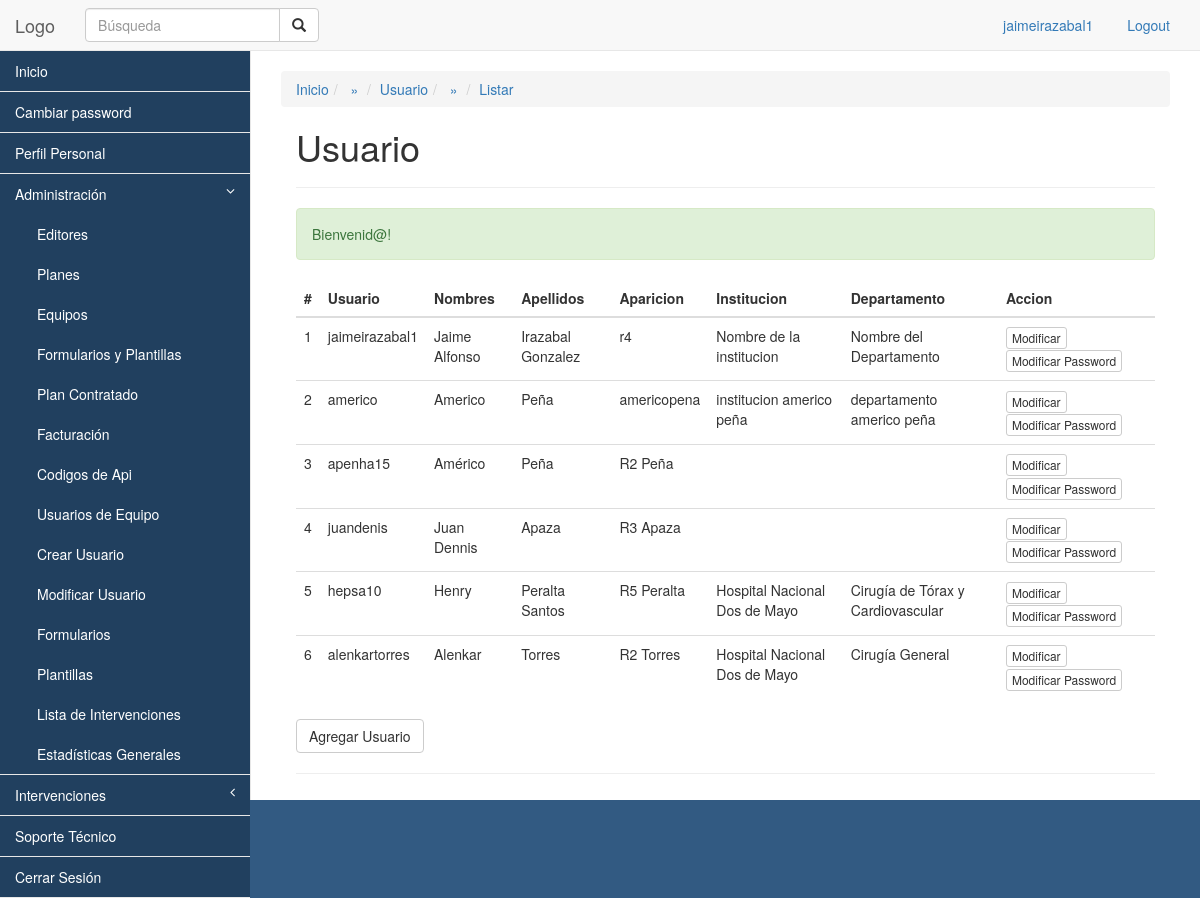
Page /usuario/listar (signed in) on the committed database.
### tables this page shows
CREATE TABLE IF NOT EXISTS `usuario` (
  `id` int(11) NOT NULL AUTO_INCREMENT,
  `usuario` varchar(100) NOT NULL,
  `nombres` varchar(200) NOT NULL,
  `apellidos` varchar(200) DEFAULT NULL,
  `aparicion` varchar(200) DEFAULT NULL,
  `institucion` varchar(200) DEFAULT NULL,
  `departamento` varchar(200) DEFAULT NULL,
  `email` varchar(200) DEFAULT NULL,
  `telefono` varchar(50) DEFAULT NULL,
  `celular` varchar(50) DEFAULT NULL,
  `genero` varchar(1) DEFAULT NULL,
  `nacimiento` date DEFAULT NULL,
  `pais` varchar(100) DEFAULT NULL,
  `ciudad` varchar(100) DEFAULT NULL,
  `dni` varchar(100) DEFAULT NULL,
  `colegiatura` varchar(100) DEFAULT NULL,
  `contrasenia` varchar(200) NOT NULL,
  `creado` timestamp NULL DEFAULT CURRENT_TIMESTAMP,
  `rol` varchar(200) DEFAULT '7',
  `activo` tinyint(1) DEFAULT '1',
  PRIMARY KEY (`id`)
);

### core/kumbia/bootstrap.php (called while the page is built, shortened)
<?php
require CORE_PATH . 'kumbia/util.php';
function auto($class)
{
    if ($class == 'ActiveRecord') {
        return include APP_PATH . 'libs/active_record.php';
    }
    if ($class == 'Load') {
        return include CORE_PATH . 'kumbia/load.php';
    }
    $class = Util::smallcase($class);
}
require APP_PATH . 'libs/app_controller.php';
try {
    View::render(Router::execute($url), $url);
} catch (KumbiaException $e) {
    KumbiaException::handle_exception($e);
}
exit();

### public_html/index.php (called while the page is built, shortened)
<?php
$url = isset($_GET['_url']) ? $_GET['_url'] : '/';
require CORE_PATH . 'kumbia/bootstrap.php';

### core/libs/db/adapters/mysqli.php (called while the page is built, shortened)
<?php
class DbMySQLi extends DbBase implements DbBaseInterface
{
    public $id_connection;
    public function connect($config)
    {
        $this->id_connection = new mysqli($config['host'], $config['username'], $config['password'], $config['name'], $config['port']);
        if (isset($config['charset'])) $this->id_connection->set_charset($config['charset']);
        return TRUE;
    }
    public function query($sql_query)
    {
        if ($result_query = mysqli_query($this->id_connection, $sql_query)) {
            return $result_query;
        } else {
            $this->last_result_query = false;
            throw new KumbiaException($this->error(" al ejecutar <em>\"$sql_query\"</em>"));
        }
    }
}

### core/libs/db/db_base.php (called while the page is built, shortened)
<?php
class DbBase
{
    public function in_query($sql)
    {
        $q = $this->query($sql);
        $results = array();
        if ($q) {
            while ($row = $this->fetch_array($q)) {
                $results[] = $row;
            }
        }
        return $results;
    }
}

### core/libs/kumbia_active_record/kumbia_active_record.php (called while the page is built, shortened)
<?php
class KumbiaActiveRecord
{
    protected $db;
    protected $database;
    protected $schema;
    protected $source;
    protected $fields = array();
    protected $debug = false;
    protected $logger = false;
    protected static $models = array();
    protected function _model_name()
    {
        if (!$this->source) {
            $this->source = Util::smallcase(get_class($this));
        }
    }
    protected function _connect($new_connection = false)
    {
        if (!is_object($this->db) || $new_connection) {
            $this->db = Db::factory($this->database, $new_connection);
        }
        $this->db->debug = $this->debug;
        $this->db->logger = $this->logger;
    }
    protected function dump()
    {
        if ($this->source) {
            $this->source = str_replace(";", '', strtolower($this->source));
        } else {
            $this->_model_name();
            if (!$this->source) {
                return false;
            }
        }
        return true;
    }
    protected function _dump_info($table, $schema = '')
    {
        foreach (self::get_meta_data($table) as $field) {
            $this->fields[] = $field['Field'];
        }
        return true;
    }
    public function find($what = '')
    {
        $what = Util::getParams(func_get_args());
        $select = "SELECT ";
        if (isset($what['columns'])) {
            $select.= $what['columns'] ? KumbiaActiveRecord::sql_sanitize($what['columns']) : join(",", $this->fields);
        } elseif (isset($what['distinct'])) {
            $select.= 'DISTINCT ';
            $select.= $what['distinct'] ? KumbiaActiveRecord::sql_sanitize($what['distinct']) : join(",", $this->fields);
        } else {
            $select.= join(",", $this->fields);
        }
        if ($this->schema) {
            $select.= " FROM {$this->schema}.{$this->source}";
        } else {
            $select.= " FROM {$this->source}";
        }
        $select.= $this->convert_params_to_sql($what);
        $results = array();
        $all_results = $this->db->in_query($select);
        foreach ($all_results AS $result) {
            $results[] = $this->dump_result($result);
        }
        if (isset($what[0]) && is_numeric($what[0])) {
            if (!isset($results[0])) {
                $this->count = 0;
                return false;
            } else {
                $this->dump_result_self($all_results[0]);
                $this->count = 1;
                return $results[0];
            }
        } else {
            return $results;
        }
    }
    public function convert_params_to_sql($what = '')
    {
        $select = '';
        return $select;
    }
    public function dump_result($result)
    {
        $obj = clone $this;
        if (is_array($result)) {
            foreach ($result as $k => $r) {
                if (!is_numeric($k)) {
                    $obj->$k = stripslashes($r);
                }
            }
        }
        return $obj;
    }
    static function get_meta_data($table)
    {
        if (isset(self::$models[$table])) {
            return self::$models[$table];
        } elseif (PRODUCTION) {
            $metadata = Cache::driver()->get($table, 'kumbia.models');
            if ($metadata) {
                return self::$models[$table] = unserialize($metadata);
            }
        }
        return array();
    }
    static function set_meta_data($table, $meta_data)
    {
        self::$models[$table] = $meta_data;
        return true;
    }
    public function __sleep()
    {
        $this->db = null;
        return array_keys(get_object_vars($this));
    }
}

### default/app/controllers/usuario_controller.php (called while the page is built, shortened)
<?php
class UsuarioController extends AppController{
	public function listar(){
		if (Input::get('rol')) {
			$this->titulo = $this->roles[Input::get('rol')];
			$this->usuarios = Load::model("usuario")->find("conditions: rol='".Input::get('rol')."' and activo='1'");
		}else{
			$this->usuarios = Load::model("usuario")->find();
		}
	}
}
 ?>

### core/kumbia/router.php (called while the page is built, shortened)
<?php
final class Router
{
    private static $_vars = array(
        'method' => NULL,
        'route' => NULL,
        'module' => NULL,
        'controller' => 'index',
        'action' => 'index',
        'parameters' => array(),
        'controller_path' => 'index'
    );
	public static function execute($url)
	{
        self::$_vars['route'] = $url;
        self::$_vars['method'] = $_SERVER['REQUEST_METHOD'];
		return self::_dispatch();
	}
    private static function _rewrite($url)
    {
        $url_items = explode('/', trim($url, '/'));
        self::$_vars['controller'] = current($url_items);
        self::$_vars['controller_path'] = (self::$_vars['module']) ? "$url_items[0]/$url_items[1]" : current($url_items);
        if (next($url_items) === false) return;
        self::$_vars['action'] = current($url_items);
        if (next($url_items) === false) return;
        self::$_vars['parameters'] = array_slice($url_items, key($url_items));
    }
    private static function _dispatch()
    {
        extract(self::$_vars, EXTR_OVERWRITE);
        $cont = new $app_controller($module, $controller, $action, $parameters);
		try {
			$reflectionMethod = new ReflectionMethod($cont, $cont->action_name);
		} catch (ReflectionException $e) {
			throw new KumbiaException(null, 'no_action');
		}
		try {
			$reflectionMethod->invokeArgs($cont, $cont->parameters);
		} catch (ReflectionException $e) {
			throw new KumbiaException(null, 'no_action');
		}
        $cont->k_callback();
        return $cont;
    }
}

### core/kumbia/util.php (called while the page is built, shortened)
<?php
class Util
{
    public static function smallcase($s)
    {
        return strtolower(preg_replace('/([A-Z])/', "_\\1", self::lcfirst($s)));
    }
    public static function lcfirst($s)
    {
        $s[0] = strtolower($s[0]);
        return $s;
    }
}

### core/libs/input/input.php (called while the page is built, shortened)
<?php
class Input
{
	public static function get($var = NULL)
	{
		if($var){
			$value = filter_has_var(INPUT_GET, $var) ? filter_input(INPUT_GET, $var, FILTER_SANITIZE_STRING) : NULL;
		} else {
			$value = filter_input_array (INPUT_GET, FILTER_SANITIZE_STRING);
		}
		return $value;
	}
}

### core/extensions/helpers/tag.php (called while the page is built, shortened)
<?php
class Tag
{
    protected static $_css = array();
    public static function css($src, $media = 'screen')
    {
        self::$_css[] = array('src' => $src, 'media' => $media);
    }
    public static function getCss()
    {
        return self::$_css;
    }
}

### default/app/views/usuario/listar.phtml (the view)
<table class="table">
	<thead>
		<th>#</th>
		<th>Usuario</th>
		<th>Nombres</th>
		<th>Apellidos</th>
		<th>Aparicion</th>
		<th>Institucion</th>
		<th>Departamento</th>
		<th>Accion</th>
	</thead>
	<?php if (empty($usuarios)): ?>
		<tr>
			<td colspan="8" align="center">No se encontraron registros</td>
		</tr>
	<?php else: ?>
	<?php $counter=1 ?>
		<?php foreach ($usuarios as $key => $value): ?>
			<tr>
				<td><?php echo $counter ?></td>
				<td><?php echo $value->usuario ?> </td>
				<td><?php echo $value->nombres ?> </td>
				<td><?php echo $value->apellidos ?> </td>
				<td><?php echo $value->aparicion ?> </td>
				<td><?php echo $value->institucion ?> </td>
				<td><?php echo $value->departamento ?> </td>
				<td>
				<?php echo Html::link("usuario/modificar/{$value->id}","Modificar","class='btn btn-default btn-xs'") ?>
				<?php echo Html::link("usuario/pass/{$value->id}","Modificar Password","class='btn btn-default btn-xs'") ?>
				 </td>
			</tr>
			<?php $counter++ ?>
		<?php endforeach ?>
	<?php endif ?>
</table>
<?php echo Html::link("usuario/crear?rol=".Input::get('rol'),"Agregar {$titulo}","class='btn btn-default'") ?>
<hr>

### core/extensions/helpers/html.php (shortened to what this page needs)
<?php
class Html
{
    public static function link($action, $text, $attrs = NULL)
    {
        return '<a href="' . PUBLIC_PATH . "$action\" $attrs >$text</a>";
    }
    public static function includeCss()
    {
        $code = '';
        foreach (Tag::getCss() as $css) {
            $code .= '<link href="' . PUBLIC_PATH . "css/{$css['src']}.css\" rel=\"stylesheet\" type=\"text/css\" media=\"{$css['media']}\" />" . PHP_EOL;
        }
        return $code;
    }
}

### default/app/views/_shared/templates/usuario.phtml (style rules this page uses)
#side-menu a { background-color: #21405f; color:white; }

### rows in the picture
usuario: usuario "jaimeirazabal1", nombres "Jaime Alfonso", apellidos "Irazabal Gonzalez", aparicion "r4", institucion "Nombre de la institucion", departamento "Nombre del Departamento", text "Modificar Modificar Password"
usuario: usuario "americo", nombres "Americo", apellidos "Peña", aparicion "americopena", institucion "institucion americo peña", departamento "departamento americo peña", text "Modificar Modificar Password"
usuario: usuario "apenha15", nombres "Américo", apellidos "Peña", aparicion "R2 Peña", text "Modificar Modificar Password"
usuario: usuario "juandenis", nombres "Juan Dennis", apellidos "Apaza", aparicion "R3 Apaza", text "Modificar Modificar Password"
usuario: usuario "hepsa10", nombres "Henry", apellidos "Peralta Santos", aparicion "R5 Peralta", institucion "Hospital Nacional Dos de Mayo", departamento "Cirugía de Tórax y Cardiovascular", text "Modificar Modificar Password"
usuario: usuario "alenkartorres", nombres "Alenkar", apellidos "Torres", aparicion "R2 Torres", institucion "Hospital Nacional Dos de Mayo", departamento "Cirugía General", text "Modificar Modificar Password"

### other values in the picture
Auth::get("usuario") "jaimeirazabal1"
$crumb['title'] "Listar"
$titulo "Usuario"
$_SESSION['KUMBIA.CONTENT'] "Bienvenid@!"
